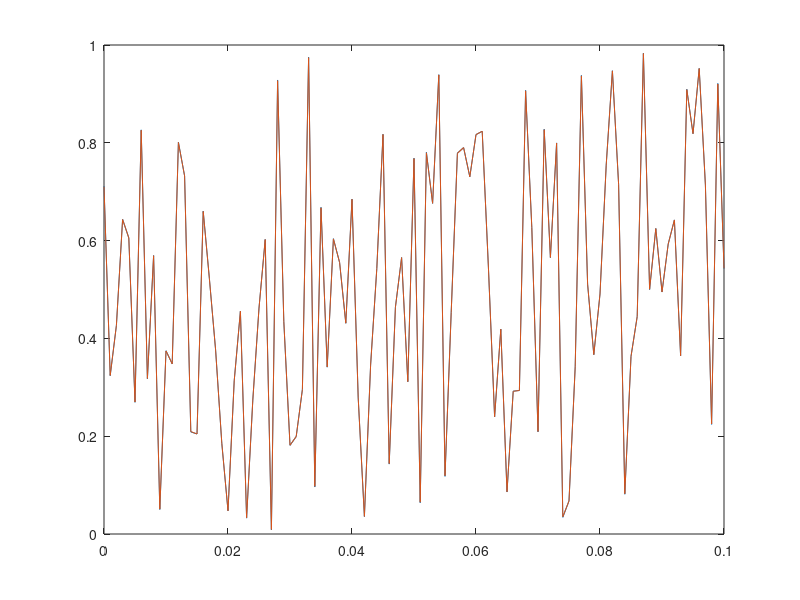

Source code (MATLAB):
clc;
clear;

RC = 1.5;
Ts = 1000;

t = 0:1/Ts:0.1;


A = 1/((RC/Ts) +1);
B = RC/Ts;

IN = rand(1, length(t));

WY = zeros(1,length(t));

for pom = 1:length(t)
    if pom > 1
    WY(pom) = (IN(pom) + (WY(pom-1) *B)) * A;
    else
        WY(pom) = (IN(pom) + 0 * B) * A;
    end
end

figure(1)
plot(t,IN,t,WY);
% figure(2)
% plot(t,WY);